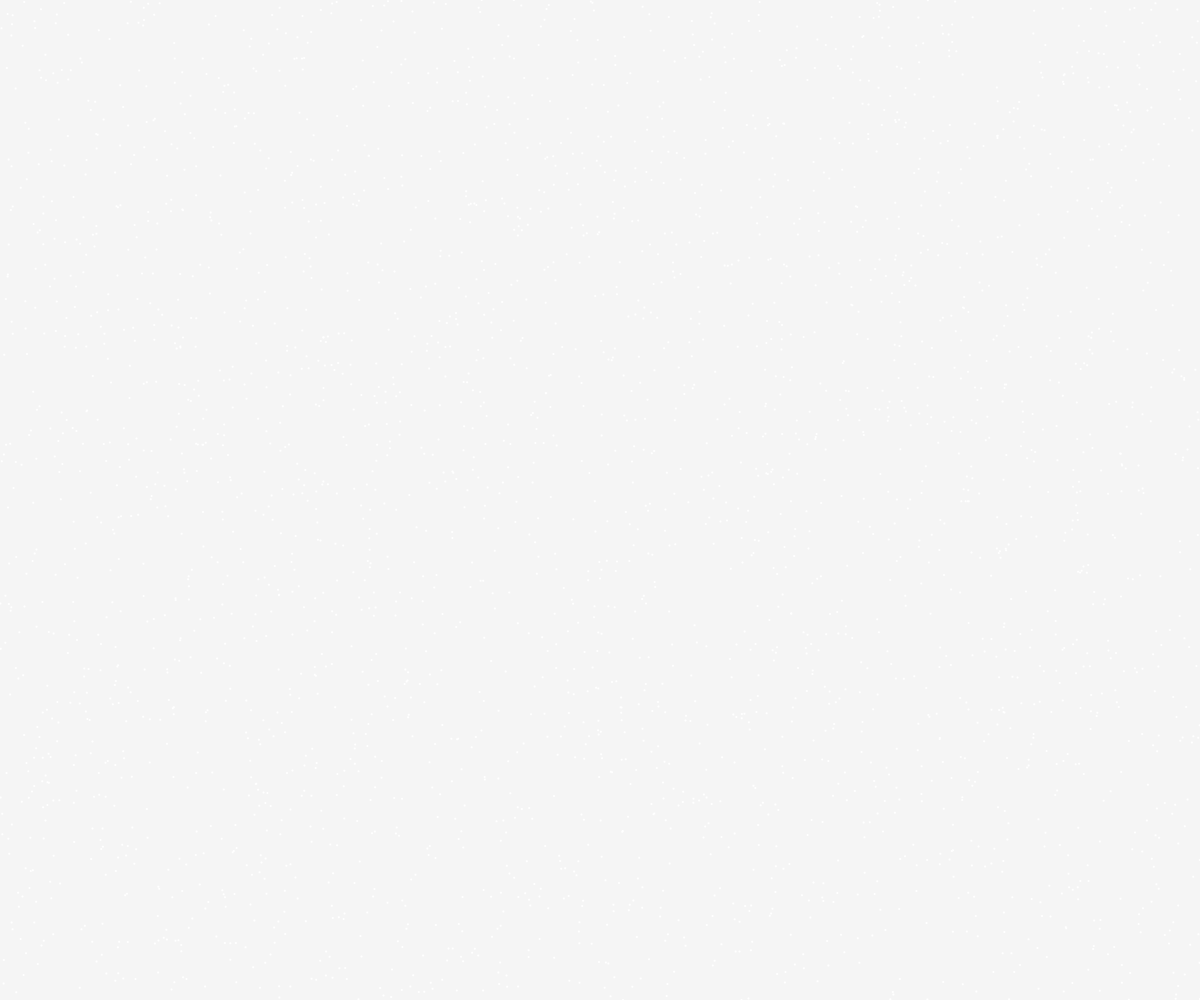
Frame 1 (no input)
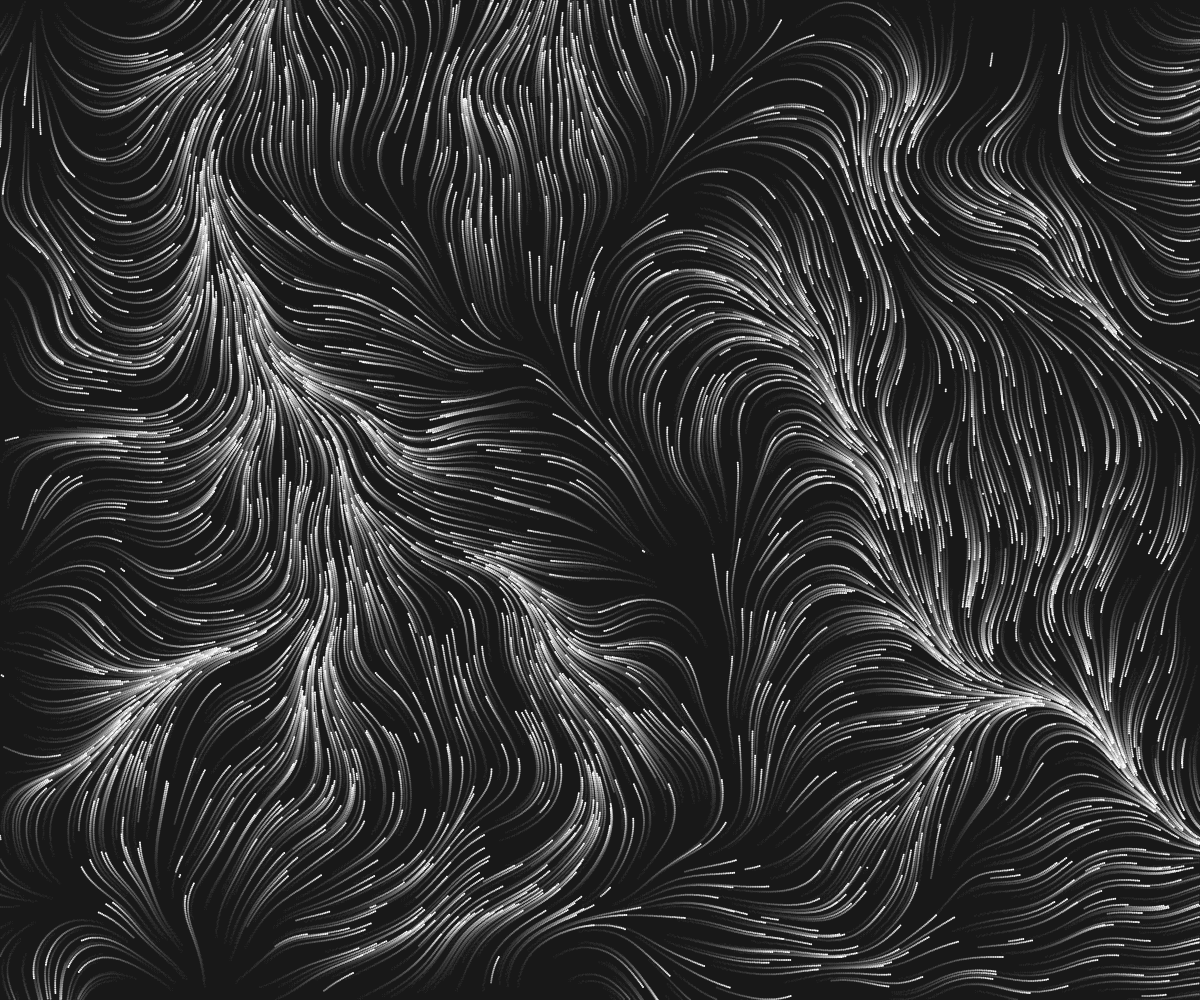
Frame 60 (no input)
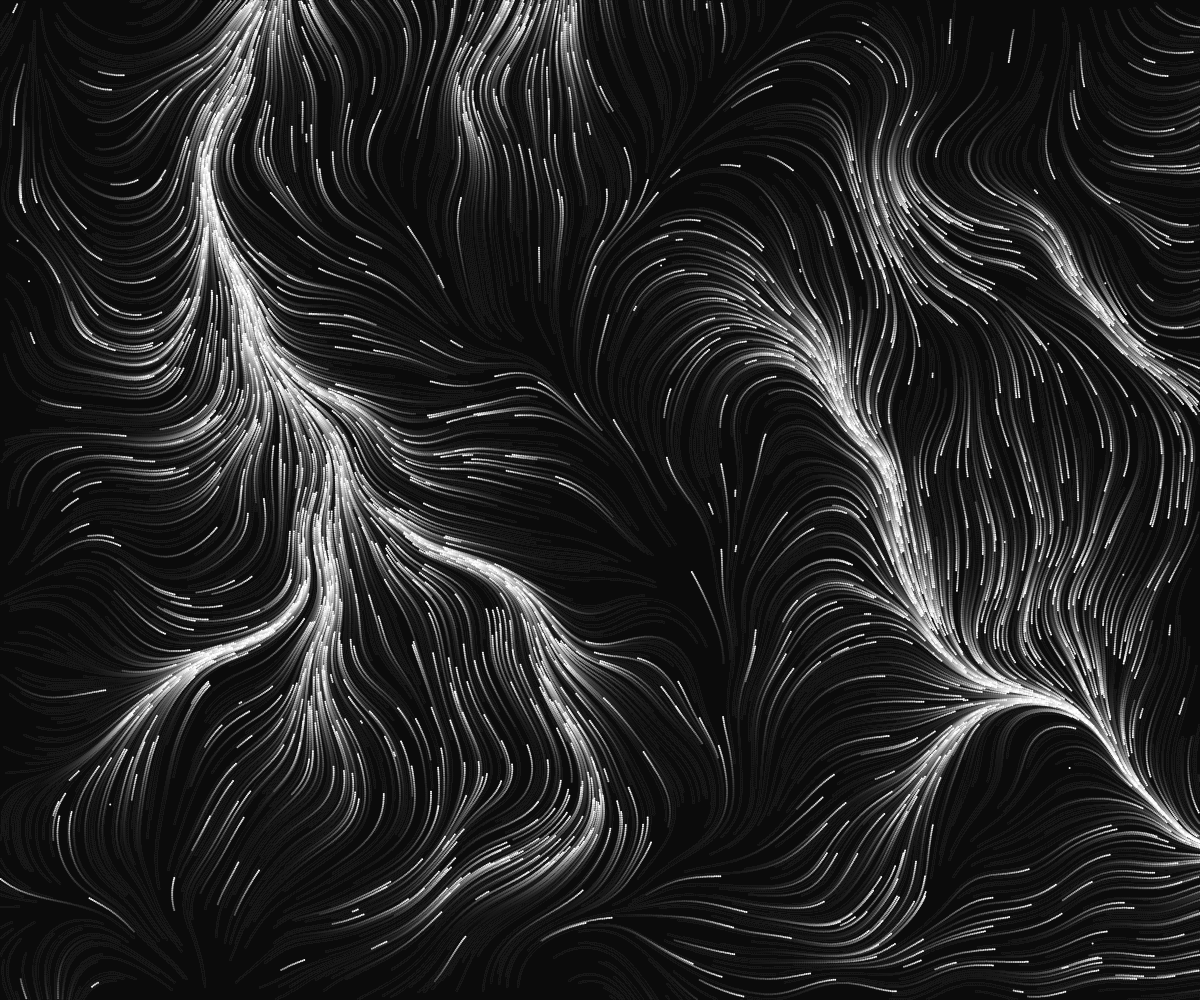
Frame 120 (the mouse pressed at the canvas centre since frame 60)

The p5.js sketch that drew these frames (run headless with seeded random() and noise() and a simulated clock; from frame 60 on, the mouse is pressed at the canvas centre):

// p5.js sketch
// ── sketch.js
let nParticles;
let noiseScale;
let speed;

let particles = []

function setup() {
    nParticles = 3000;
    noiseScale = 0.002;
    speed = 1.8;

    createCanvas(windowWidth, windowHeight);

    for (let i=0; i<nParticles; i++) {
        particles.push(createVector(random(width), random(height)))
    }
    stroke(255);
    strokeWeight(2);
}

function mouseReleased() {
    noiseSeed(millis())
}

function draw() {
    // This trick is super cool. Each draw is not a clean slate, but one on top of another, so
    // if we use the second value to change the alpha it let's you see previous draws = trails
    background(0, 10);
    for (let i=0; i<nParticles; i++) {
        let p = particles[i];
        point(p.x, p.y);
        let n = (noise(p.x*noiseScale, p.y*noiseScale)-0.5)*2;
        let angle = TAU * n;
        p.x += speed*cos(angle);
        p.y += speed*sin(angle);
        if (!onScreen(p)) {
            p.x = random(width);
            p.y = random(height);
        }
    }
}

function onScreen(vector) {
    return vector.x >= 0 && vector.y >= 0 && vector.x < width && vector.y < height;
}
